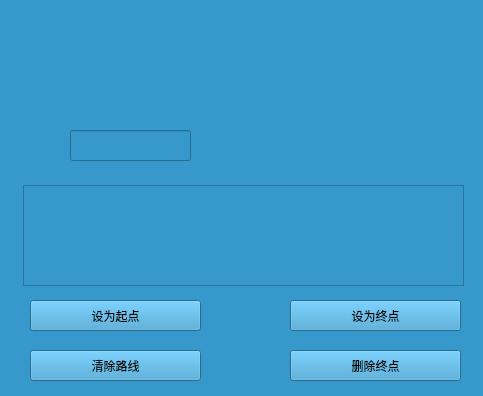
<?xml version="1.0" encoding="UTF-8"?>
<ui version="4.0">
 <class>StationPopupUI</class>
 <widget class="QWidget" name="StationPopupUI">
  <property name="geometry">
   <rect>
    <x>0</x>
    <y>0</y>
    <width>483</width>
    <height>396</height>
   </rect>
  </property>
  <property name="windowTitle">
   <string>Form</string>
  </property>
  <property name="styleSheet">
   <string notr="true">background-image: url(:/new/prefix1/Resource/uibackaround.jpg);
background-color: rgb(55, 152, 203);

</string>
  </property>
  <widget class="QLabel" name="image1">
   <property name="geometry">
    <rect>
     <x>20</x>
     <y>120</y>
     <width>41</width>
     <height>51</height>
    </rect>
   </property>
   <property name="text">
    <string/>
   </property>
   <property name="pixmap">
    <pixmap resource="imageResource.qrc">:/new/prefix1/Resource/backroundimage.jpg</pixmap>
   </property>
  </widget>
  <widget class="QLineEdit" name="titleLabel">
   <property name="geometry">
    <rect>
     <x>70</x>
     <y>130</y>
     <width>121</width>
     <height>31</height>
    </rect>
   </property>
  </widget>
  <widget class="QLabel" name="image2">
   <property name="geometry">
    <rect>
     <x>0</x>
     <y>-5</y>
     <width>481</width>
     <height>111</height>
    </rect>
   </property>
   <property name="text">
    <string/>
   </property>
   <property name="pixmap">
    <pixmap resource="imageResource.qrc">:/new/prefix1/Resource/uibackaroundimage2.jpg</pixmap>
   </property>
  </widget>
  <widget class="QPushButton" name="button1">
   <property name="geometry">
    <rect>
     <x>30</x>
     <y>300</y>
     <width>171</width>
     <height>31</height>
    </rect>
   </property>
   <property name="text">
    <string>设为起点</string>
   </property>
  </widget>
  <widget class="QPushButton" name="button2">
   <property name="geometry">
    <rect>
     <x>290</x>
     <y>300</y>
     <width>171</width>
     <height>31</height>
    </rect>
   </property>
   <property name="text">
    <string>设为终点</string>
   </property>
  </widget>
  <widget class="QTextEdit" name="detailsText">
   <property name="geometry">
    <rect>
     <x>23</x>
     <y>185</y>
     <width>441</width>
     <height>101</height>
    </rect>
   </property>
  </widget>
  <widget class="QPushButton" name="button3">
   <property name="geometry">
    <rect>
     <x>30</x>
     <y>350</y>
     <width>171</width>
     <height>31</height>
    </rect>
   </property>
   <property name="text">
    <string>清除路线</string>
   </property>
  </widget>
  <widget class="QPushButton" name="button4">
   <property name="geometry">
    <rect>
     <x>290</x>
     <y>350</y>
     <width>171</width>
     <height>31</height>
    </rect>
   </property>
   <property name="text">
    <string>删除终点</string>
   </property>
  </widget>
 </widget>
 <resources>
  <include location="imageResource.qrc"/>
 </resources>
 <connections/>
</ui>
